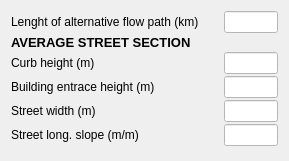
              <widget class="QWidget" name="Major_Box">
               <property name="geometry">
                <rect>
                 <x>0</x>
                 <y>0</y>
                 <width>289</width>
                 <height>161</height>
                </rect>
               </property>
               <attribute name="label">
                <string>MAJOR SYSTEM</string>
               </attribute>
               <layout class="QVBoxLayout" name="verticalLayout_6">
                <item>
                 <layout class="QFormLayout" name="Temperature_Layout_7">
                  <property name="labelAlignment">
                   <set>Qt::AlignLeading|Qt::AlignLeft|Qt::AlignVCenter</set>
                  </property>
                  <property name="formAlignment">
                   <set>Qt::AlignLeading|Qt::AlignLeft|Qt::AlignVCenter</set>
                  </property>
                  <property name="horizontalSpacing">
                   <number>25</number>
                  </property>
                  <property name="verticalSpacing">
                   <number>2</number>
                  </property>
                  <property name="leftMargin">
                   <number>0</number>
                  </property>
                  <item row="2" column="0">
                   <widget class="QLabel" name="curbHeightLanel_5">
                    <property name="text">
                     <string>Curb height (m)</string>
                    </property>
                   </widget>
                  </item>
                  <item row="2" column="1">
                   <widget class="QLineEdit" name="curbHeightLineEdit_5">
                    <property name="styleSheet">
                     <string notr="true">background-color: white;</string>
                    </property>
                   </widget>
                  </item>
                  <item row="3" column="0">
                   <widget class="QLabel" name="buildingHeightLabel_5">
                    <property name="text">
                     <string>Building entrace height (m)</string>
                    </property>
                   </widget>
                  </item>
                  <item row="3" column="1">
                   <widget class="QLineEdit" name="buildingHeightLineEdit_5">
                    <property name="styleSheet">
                     <string notr="true">background-color: white;</string>
                    </property>
                   </widget>
                  </item>
                  <item row="4" column="0">
                   <widget class="QLabel" name="streetWidthLabel_5">
                    <property name="text">
                     <string>Street width (m)</string>
                    </property>
                   </widget>
                  </item>
                  <item row="4" column="1">
                   <widget class="QLineEdit" name="streetWidthLineEdit_5">
                    <property name="styleSheet">
                     <string notr="true">background-color: white;</string>
                    </property>
                   </widget>
                  </item>
                  <item row="5" column="0">
                   <widget class="QLabel" name="streetLongSlopeMMLabel_5">
                    <property name="text">
                     <string>Street long. slope (m/m)</string>
                    </property>
                   </widget>
                  </item>
                  <item row="5" column="1">
                   <widget class="QLineEdit" name="streetLongSlopeMMLineEdit_5">
                    <property name="styleSheet">
                     <string>background-color: white;</string>
                    </property>
                   </widget>
                  </item>
                  <item row="1" column="0">
                   <widget class="QLabel" name="Temperature_Label_7">
                    <property name="sizePolicy">
                     <sizepolicy hsizetype="Preferred" vsizetype="Maximum">
                      <horstretch>0</horstretch>
                      <verstretch>0</verstretch>
                     </sizepolicy>
                    </property>
                    <property name="maximumSize">
                     <size>
                      <width>16777215</width>
                      <height>15</height>
                     </size>
                    </property>
                    <property name="text">
                     <string>&lt;html&gt;&lt;head/&gt;&lt;body&gt;&lt;p&gt;&lt;span style=&quot; font-size:10pt; font-weight:700;&quot;&gt;AVERAGE STREET SECTION&lt;/span&gt;&lt;/p&gt;&lt;/body&gt;&lt;/html&gt;</string>
                    </property>
                    <property name="textFormat">
                     <enum>Qt::RichText</enum>
                    </property>
                   </widget>
                  </item>
                  <item row="0" column="0">
                   <widget class="QLabel" name="lengthAlternativeLabel_5">
                    <property name="sizePolicy">
                     <sizepolicy hsizetype="Minimum" vsizetype="Preferred">
                      <horstretch>0</horstretch>
                      <verstretch>0</verstretch>
                     </sizepolicy>
                    </property>
                    <property name="acceptDrops">
                     <bool>true</bool>
                    </property>
                    <property name="text">
                     <string>Lenght of alternative flow path (km)</string>
                    </property>
                   </widget>
                  </item>
                  <item row="0" column="1">
                   <widget class="QLineEdit" name="lengthAlternativeLineEdit_5">
                    <property name="sizePolicy">
                     <sizepolicy hsizetype="Expanding" vsizetype="Fixed">
                      <horstretch>0</horstretch>
                      <verstretch>0</verstretch>
                     </sizepolicy>
                    </property>
                    <property name="minimumSize">
                     <size>
                      <width>0</width>
                      <height>0</height>
                     </size>
                    </property>
                    <property name="maximumSize">
                     <size>
                      <width>16777215</width>
                      <height>16777215</height>
                     </size>
                    </property>
                    <property name="acceptDrops">
                     <bool>false</bool>
                    </property>
                    <property name="styleSheet">
                     <string notr="true">background-color: white</string>
                    </property>
                   </widget>
                  </item>
                 </layout>
                </item>
                <item>
                 <spacer name="verticalSpacer_12">
                  <property name="orientation">
                   <enum>Qt::Vertical</enum>
                  </property>
                  <property name="sizeHint" stdset="0">
                   <size>
                    <width>20</width>
                    <height>40</height>
                   </size>
                  </property>
                 </spacer>
                </item>
               </layout>
              </widget>
